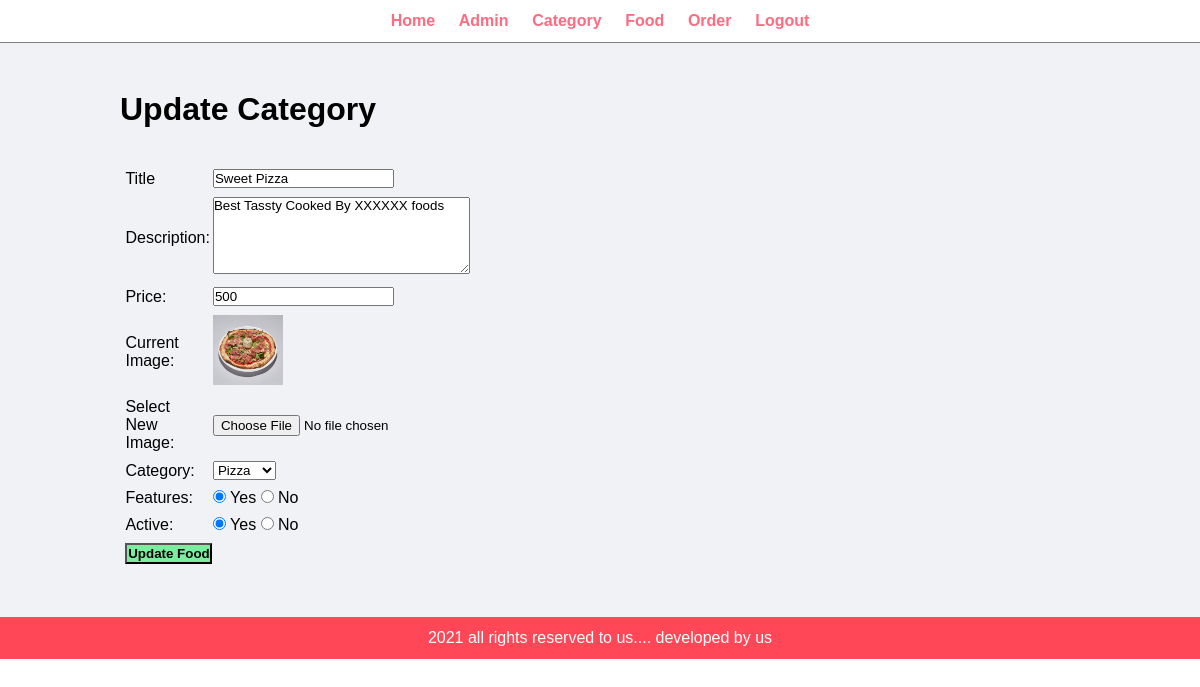
Page /admin/update-food.php?id=12 (signed in) on the committed database.
### tables this page shows
CREATE TABLE `tbl_food` (
  `id` int(10) UNSIGNED NOT NULL,
  `title` varchar(150) NOT NULL,
  `description` varchar(255) NOT NULL,
  `prize` decimal(10,0) NOT NULL,
  `image_name` varchar(255) NOT NULL,
  `category_id` int(10) UNSIGNED NOT NULL,
  `featured` varchar(10) NOT NULL,
  `active` varchar(10) NOT NULL
);

CREATE TABLE `tbl_category` (
  `id` int(10) UNSIGNED NOT NULL,
  `title` varchar(100) NOT NULL,
  `image_name` varchar(255) NOT NULL,
  `featured` varchar(10) NOT NULL,
  `active` varchar(10) NOT NULL
);

### admin/update-food.php (the view, shortened to what this page needs)
<?php include('partial/menu.php');?>
<?php
if (isset($_GET['id'])) {
	$id=$_GET['id'];
	$sql2="SELECT * FROM tbl_food WHERE id=$id";
	$res2=mysqli_query($conn, $sql2);
	$row2=mysqli_fetch_assoc($res2);
	$title=$row2['title'];
	$description=$row2['description'];
	$prize=$row2['prize'];
	$current_image=$row2['image_name'];
	$current_category=$row2['category_id'];
	$featured=$row2['featured'];
	$active=$row2['active'];
}
else{
	header('location:'.SETURL.'admin/manage-food.php');
}
 ?>
<div class="main-content">
 	<div class="wrapper">
 		<h1>Update Category</h1>
 		<br><br>
		<form action="" method="POST" enctype="multipart/form-data">
			<table class="tbl-wid">
				<tr>
					<td>Title</td>
					<td>
						<input type="text" name="title" value="<?php echo $title; ?>">
					</td>
				</tr>
				<tr>
					<td>Description: </td>
					<td>
						<textarea name="description" cols="30" rows="5"><?php echo $description; ?></textarea>
					</td>
				</tr>
				<tr>
					<td>Price: </td>
					<td>
						<input type="number" name="prize" value="<?php echo $prize; ?>">
					</td>
				</tr>
				<tr>
					<td>Current Image: </td>
					<td>
						<?php
 							if ($current_image!="") {
 								?>
 								<img src="<?php echo SETURL; ?>images/food/<?php echo $current_image ?>" width="70px">
 								<?php
 							}
 							else{
 								echo "Image Not Addeed";
 							}
 							 ?>
					</td>
				</tr>
				<tr>
					<td>Select New Image: </td>
					<td>
						<input type="file" name="image">
					</td>
				</tr>
				<tr>
					<td>Category: </td>
					<td>
						<select name="category">
							<?php
 							$sql2="SELECT * FROM tbl_category WHERE active='Yes'";
 							$res=mysqli_query($conn, $sql2);
 							$count=mysqli_num_rows($res);
 							if ($count>0) {
 								while ($row=mysqli_fetch_assoc($res)) {
 									$category_id=$row['id'];
 									$category_title=$row['title'];
 									?>
 									<option <?php if($current_category==$category_id){echo "selected";} ?> value="<?php echo $category_id; ?>"><?php echo $category_title; ?></option>
 									<?php
 								}
 							}
 							else{
 								?>
 								<option value="0">No Category Found</option>
 								<?php
 							}
 							 ?>
						</select>
					</td>
				</tr>
				<tr>
					<td>Features: </td>
					<td>
						<input <?php if ($featured=="Yes") { echo "Checked"; } ?> type="radio" name="featured" value="Yes"> Yes
						<input <?php if ($featured=="No") { echo "Checked"; } ?> type="radio" name="featured" value="No"> No
					</td>
				</tr>
				<tr>
					<td>Active: </td>
					<td>
						<input <?php if ($active=="Yes") { echo "Checked"; } ?> type="radio" name="active" value="Yes"> Yes
						<input <?php if ($active=="No") { echo "Checked"; } ?> type="radio" name="active" value="No"> No
					</td>
				</tr>
				<tr>
					<td>
						<input type="submit" name="submit" value="Update Food" class="btn-secondary">
					</td>
				</tr>
			</table>
		</form>
 		</div>
 	</div>
<?php include('partial/footer.php');?>

### css/admin.css (style rules this page uses)
* { margin: 0; padding: 0; font-family: arial, Helvetica, sans-serif; }
.wrapper { padding: 1%; width: 80%; margin: 0 auto; }
.tbl-wid { width: 30%; }
table tr td { padding: 1%; }
.btn-secondary { background-color: #7bed9f; padding: 1%; color: black; text-decoration: none; font-weight: bold; }
.main-content { background-color: #f1f2f6; padding: 3% 0; }

### rows in the picture
tbl_food: title "Sweet Pizza", description "Best Tassty Cooked By XXXXXX foods", prize "500", image_name (picture), category "Pizza", featured "☑", active "☑"
